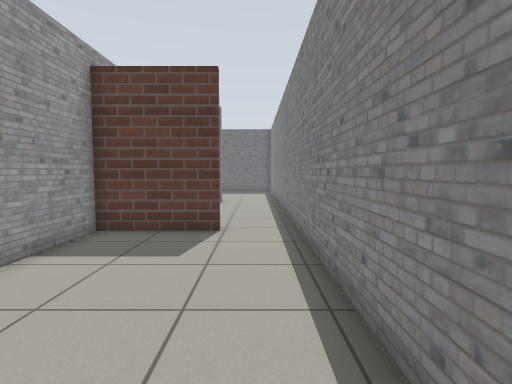
view 1 (above)

22 first-person views from a walk through a robot-simulator world made for Gazebo. The camera is 0.94 m above the floor, tilts 4° down and sees 80° across. The floor is counted in squares, 0.5 m on a side. Each view is taken from the middle of a square. On the plan, view 1 faces up. The plan holds only what a view shows up to about 16 squares ahead; the rest is blank. Simple patterns stand in for the simulator's built-in surfaces.

view 2
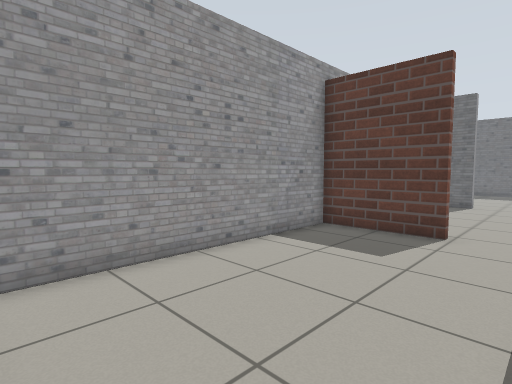

view 3
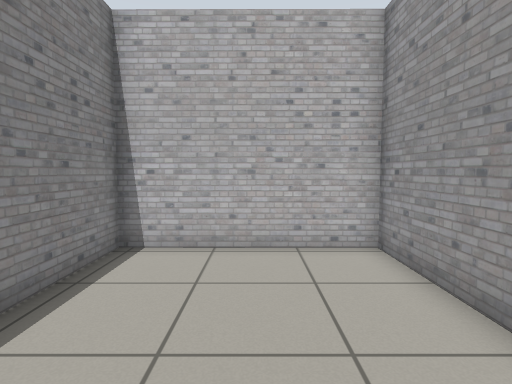

view 4
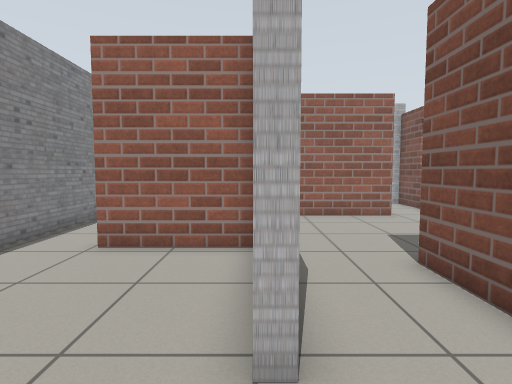

view 5
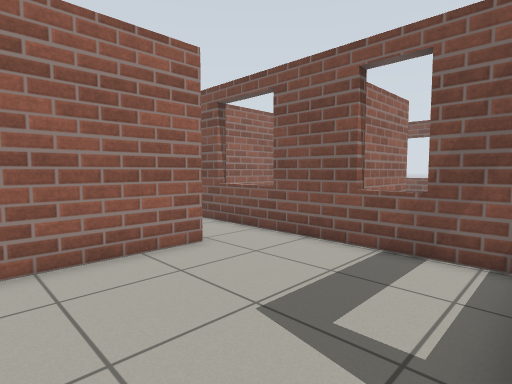

view 6
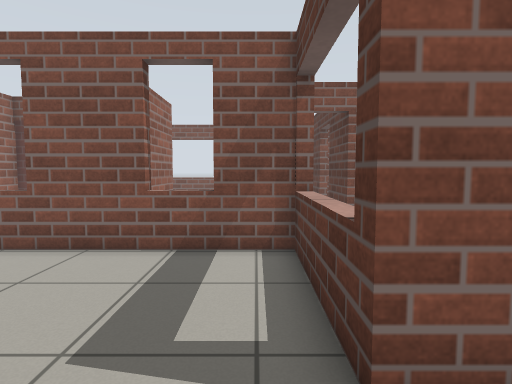

view 7
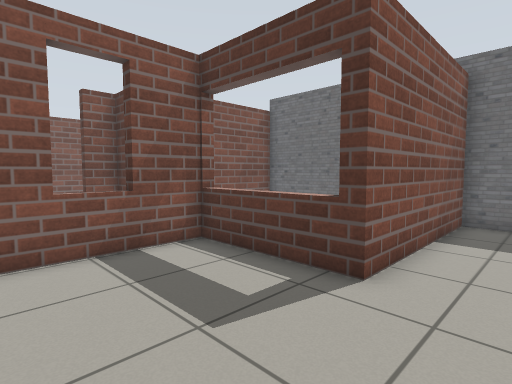

view 8
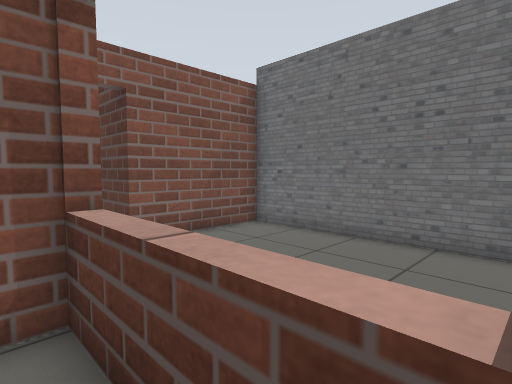

view 9
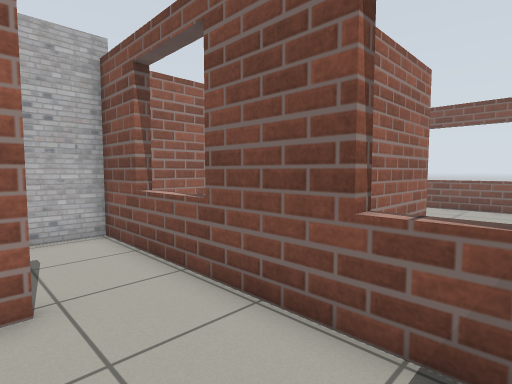

view 10
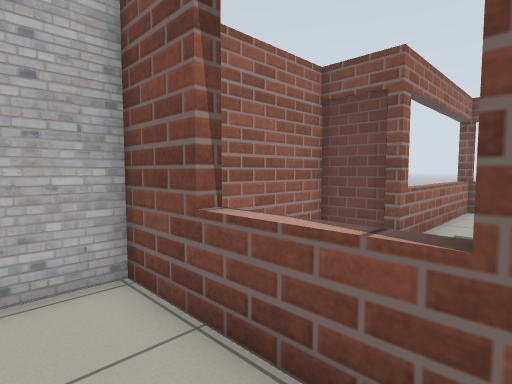

view 11
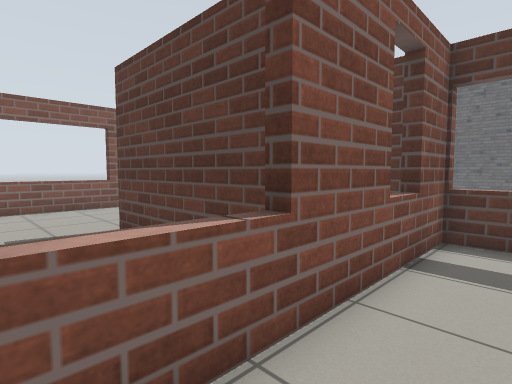

view 12
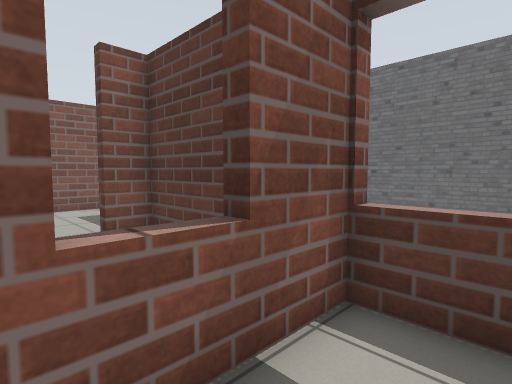

view 13
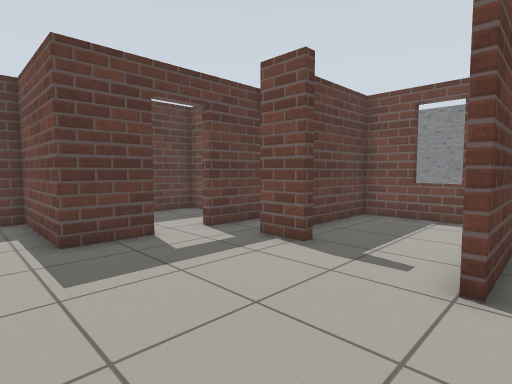

view 14
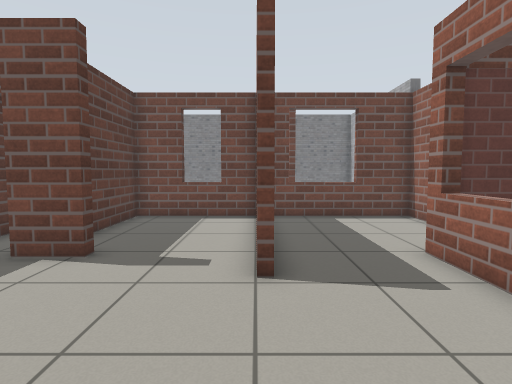

view 15
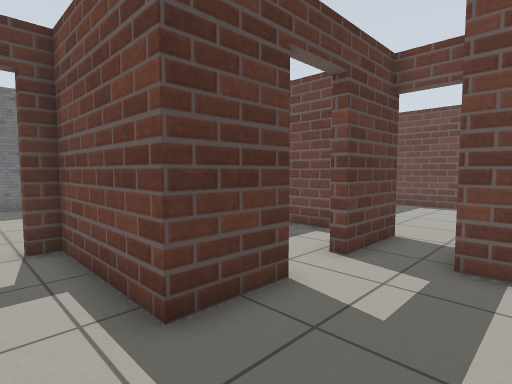

view 16
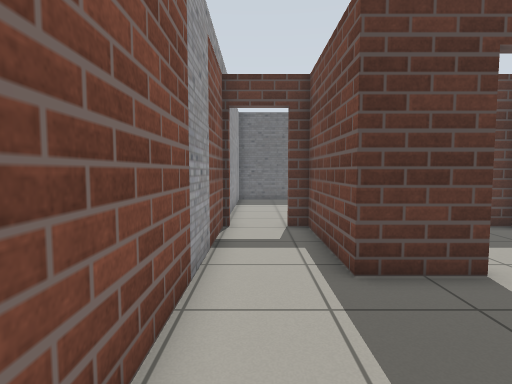

view 17
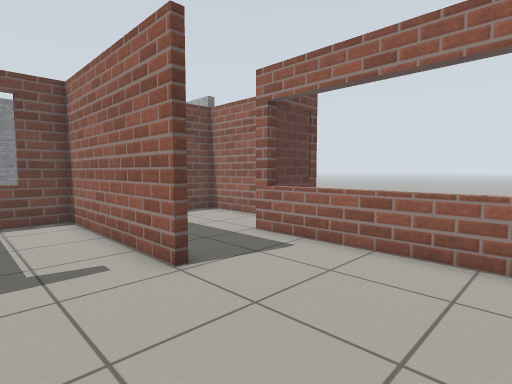

view 18
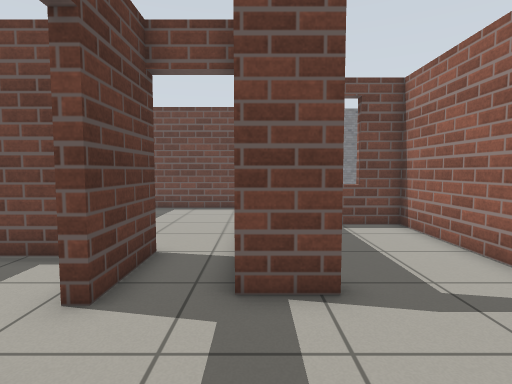

view 19
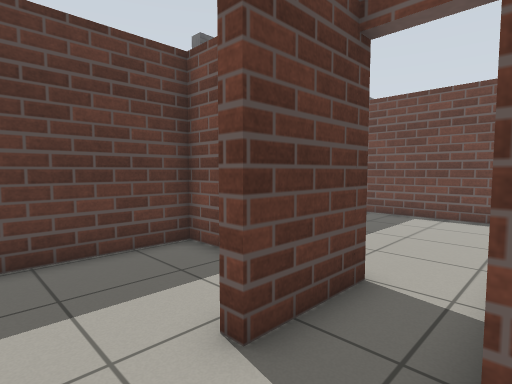

view 20
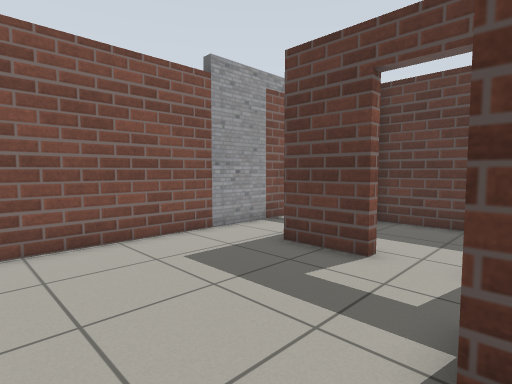

view 21
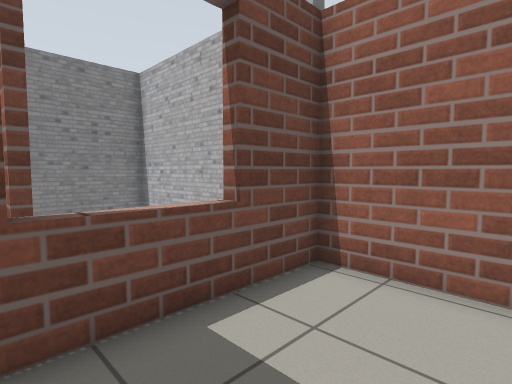

view 22
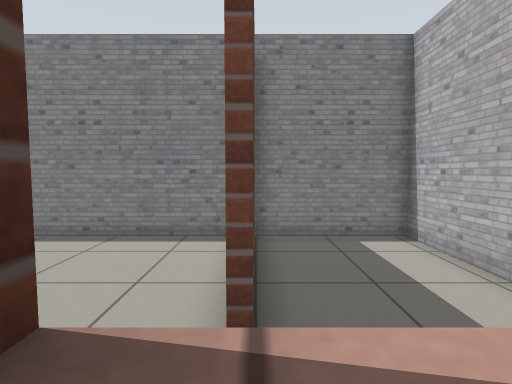

### Floor plan
Points are (right, up) in squares from view 1. A wall is a line through its corners. A room is listed if a view was taken in it or the views show most of it. See-through windows are left out.
Room 1 (views 1, 2, 3)
walls: (-1.1, 9.4) (-5, 9.4) (-5, -0.3) (1.3, -0.3) (1.3, 9.4)
ways out: opening at (0, 9)
Room 2 (views 4, 5, 6, 7, 8, 9, 10, 12)
walls: (-5.5, 14.4) (-4.9, 14.4); (-13.1, 11.4) (-13.1, 4.4); (-5.4, 4.8) (-5.4, 10.4); (-10.7, 4.3) (-6.5, 4.3); (-7, 18.1) (-8.3, 18.1) (-8.3, 10.9) (-13.1, 10.9)
ways out: opening at (-11.5, 4) to room 3; opening at (-5, 16)
Room 3 (view 11)
walls: (-13.1, 4.4) (-13.1, -0.3) (-5.4, -0.3) (-5.4, 4.1)
ways out: opening at (-11.5, 4) to room 2
Room 4 (views 13, 14, 15, 16, 17, 18, 19, 20)
walls: (-20.9, 6) (-13.5, 6) (-13.5, 10.9) (-19.1, 10.9) (-19.1, 9.7) (-19.5, 9.7) (-19.5, 11.4); (-18.5, 5.7) (-20.7, 5.7); (-21.9, 13.3) (-24.2, 13.3) (-24.2, 18.1) (-24.9, 18.1); (-17, 13.3) (-19.9, 13.3); (-27.6, 2.1) (-19.1, 2.1); (-13.6, 7.4) (-13, 7.4); (-13, 9) (-13.6, 9); (-27.1, 18.1) (-27.1, 1.6)
ways out: opening at (-19.5, 4) to room 5; open door at (-17, 12.5) to room 6; open door at (-21, 13.5) to room 7; open door at (-26, 18)
Room 5 (views 21, 22)
walls: (-13.6, 1.9) (-13, 1.9); (-14.4, 5.7) (-18.5, 5.7); (-19.1, 2.1) (-19.1, -0.3) (-13.5, -0.3) (-13.5, 5.2); (-13, 4.7) (-13.6, 4.7)
ways out: opening at (-19.5, 4) to room 4; open door at (-19, 0.5)
Room 6 (no view inside)
walls: (-9.6, 18.1) (-17, 18.1) (-17, 13.3); (-8.7, 12) (-8.7, 17.2)
ways out: open door at (-17, 12.5) to room 4
Room 7 (no view inside)
walls: (-17.4, 15.1) (-17.4, 18.1) (-23.9, 18.1)
ways out: open door at (-21, 13.5) to room 4

Where each view was taken, in squares from view 1:
view 1: 0 up, 0 right, facing up
view 2: 0 up, 1 right, facing up-left
view 3: 7 up, 2 left, facing down
view 4: 17 up, 5 left, facing down
view 5: 11 up, 6 left, facing down-left
view 6: 10 up, 6 left, facing left
view 7: 6 up, 6 left, facing up-left
view 8: 10 up, 9 left, facing up-left
view 9: 9 up, 10 left, facing down-left
view 10: 5 up, 11 left, facing down-left
view 11: 2 up, 11 left, facing up-left
view 12: 7 up, 11 left, facing up-left
view 13: 5 up, 26 left, facing up-right
view 14: 6 up, 26 left, facing right
view 15: 10 up, 26 left, facing up-right
view 16: 8 up, 26 left, facing up
view 17: 9 up, 26 left, facing down-right
view 18: 11 up, 24 left, facing right
view 19: 11 up, 22 left, facing up-right
view 20: 7 up, 19 left, facing up-left
view 21: 5 up, 17 left, facing down-right
view 22: 4 up, 14 left, facing right
